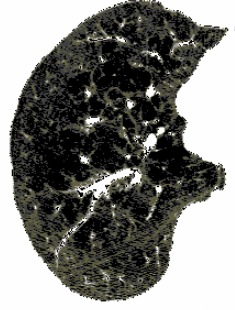
#> input picture Exposicion/Codigo/Watershed/gabor2.jpeg, 235 x 310 px
$ python watershed.py
#> lines starting #> are read from the running program, lines starting #| are printed output that depends on the picture; after the words box and inside, x2 and y2 are one past the last pixel; in counts of white or black regions, pixels touching at a corner belong together
import numpy as np
import cv2
from matplotlib import pyplot as plt

img = cv2.imread('gabor2.jpeg')
#> img is the input picture: shape (310, 235, 3); mean B, G, R 124.4, 127.9, 127.8
gray = cv2.cvtColor(img,cv2.COLOR_BGR2GRAY)
ret, thresh = cv2.threshold(gray,0,255,cv2.THRESH_BINARY_INV+cv2.THRESH_OTSU)
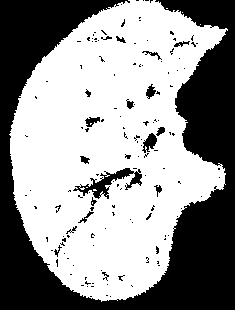
#> thresh: shape (310, 235); 58.8% white; 144 black regions (125 under 20 px), largest, box (x1, y1, x2, y2) and area: (0, 0, 235, 310) 27930, (73, 168, 142, 199) 687, (142, 133, 157, 153) 160
#> ret = 145

# noise removal
kernel = np.ones((3,3),np.uint8)
opening = cv2.morphologyEx(thresh,cv2.MORPH_OPEN,kernel, iterations = 2)
#> opening: shape (310, 235); 57.3% white; 67 black regions (46 under 20 px), largest, box (x1, y1, x2, y2) and area: (0, 0, 235, 310) 28267, (68, 168, 146, 223) 1125, (134, 127, 165, 158) 319

# sure background area
sure_bg = cv2.dilate(opening,kernel,iterations=3)
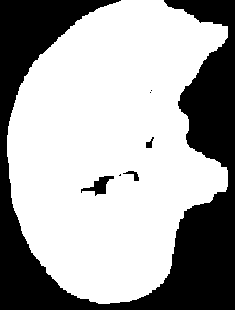
#> sure_bg: shape (310, 235); 65.4% white; 7 black regions (3 under 20 px), largest, box (x1, y1, x2, y2) and area: (0, 0, 235, 310) 24828, (81, 176, 114, 196) 263, (123, 171, 139, 181) 63, (146, 137, 154, 148) 46

# Finding sure foreground area
dist_transform = cv2.distanceTransform(opening,cv2.DIST_L2,5)
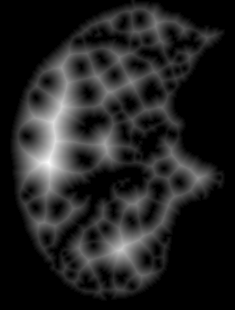
#> dist_transform: shape (310, 235) float32; min 0, max 33.17, mean 4.5; drawn with min black and max white
ret, sure_fg = cv2.threshold(dist_transform,0.9*dist_transform.max(),255,0)
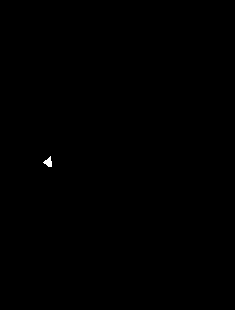
#> sure_fg: shape (310, 235) float32; 0.08% white; 1 white region, box (x1, y1, x2, y2) and area: (43, 156, 52, 167) 56
#> ret = 29.85

# Finding unknown region
sure_fg = np.uint8(sure_fg)
unknown = cv2.subtract(sure_bg,sure_fg)
#> unknown: shape (310, 235); 65.3% white; 8 black regions (3 under 20 px), largest, box (x1, y1, x2, y2) and area: (0, 0, 235, 310) 24828, (81, 176, 114, 196) 263, (123, 171, 139, 181) 63, (43, 156, 52, 167) 56, (146, 137, 154, 148) 46

# Marker labelling
ret, markers = cv2.connectedComponents(sure_fg)
#> ret = 2

# Add one to all labels so that sure background is not 0, but 1
markers = markers+1

# Now, mark the region of unknown with zero
markers[unknown==255] = 0
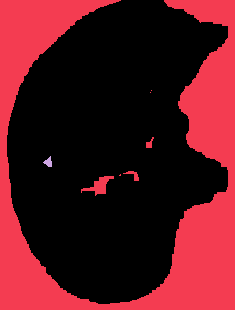
#> markers: shape (310, 235) int32; 3 distinct labels, from 0 to 2; one colour per label, 0 black

markers = cv2.watershed(img,markers)
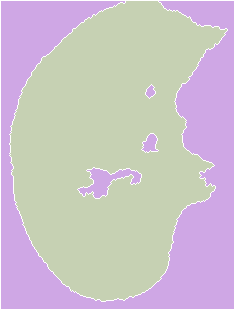
#> markers: shape (310, 235) int32; 3 distinct labels, from -1 to 2; one colour per label, 0 black, -1 white
img[markers == -1] = [255,0,0]
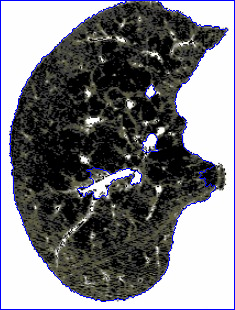
#> img: shape (310, 235, 3); 2.98% of pixels changed, all inside (x1, y1, x2, y2) = (0, 0, 235, 310)

imgplot = plt.imshow(markers)
#imgplot = plt.imshow(img)
plt.show()

$ run again, with Exposicion/Codigo/Watershed/abnormallung.JPG copied over Exposicion/Codigo/Watershed/gabor2.jpeg
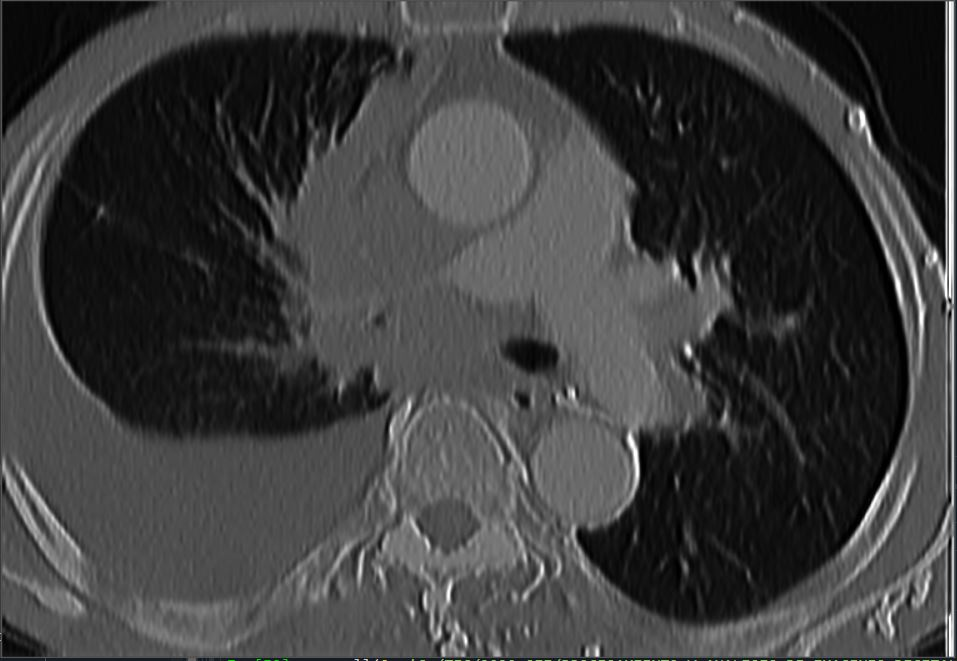
#> input picture Exposicion/Codigo/Watershed/abnormallung.JPG, 957 x 661 px
#> img is the input picture: shape (661, 957, 3); mean B, G, R 61.8, 61.8, 61.7
#> `ret, thresh = cv2.threshold(gray,0,255,cv2.THRESH_BINARY_INV+cv2.THRES..`:
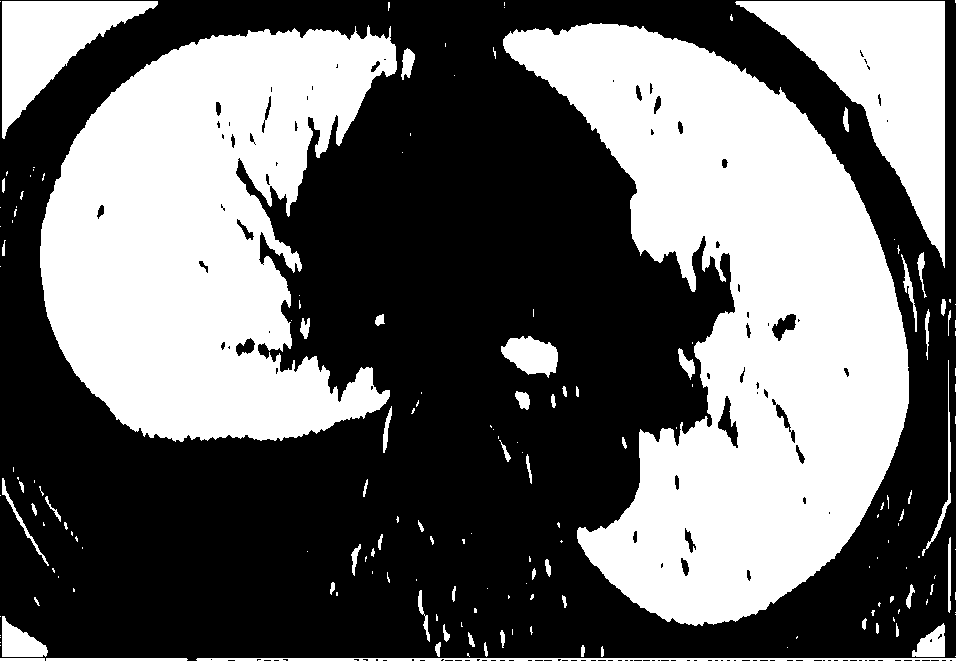
#> thresh: shape (661, 957); 41.7% white; 161 white regions (96 under 20 px), largest, box (x1, y1, x2, y2) and area: (503, 23, 909, 626) 124481, (40, 25, 397, 442) 96156, (735, 1, 945, 268) 21926
#> `ret, thresh = cv2.threshold(gray,0,255,cv2.THRESH_BINARY_INV+cv2.THRES..`: ret = 55
#> opening: shape (661, 957); 40.5% white; 47 white regions (8 under 20 px), largest, box (x1, y1, x2, y2) and area: (503, 24, 909, 625) 124088, (40, 30, 397, 441) 95545, (740, 1, 945, 257) 21883
#> sure_bg: shape (661, 957); 44.9% white; 36 white regions, largest, box (x1, y1, x2, y2) and area: (500, 21, 912, 628) 134220, (37, 27, 418, 444) 104469, (737, 0, 948, 260) 24313
#> `ret, sure_fg = cv2.threshold(dist_transform,0.9*dist_transform.max(),2..`: ret = 73.7
#> unknown: shape (661, 957); 44.7% white; 36 white regions, largest, box (x1, y1, x2, y2) and area: (500, 21, 912, 628) 134220, (37, 27, 418, 444) 103676, (737, 0, 948, 260) 24313
#> `ret, markers = cv2.connectedComponents(sure_fg)`: ret = 2
#> `img[markers == -1] = [255,0,0]`:
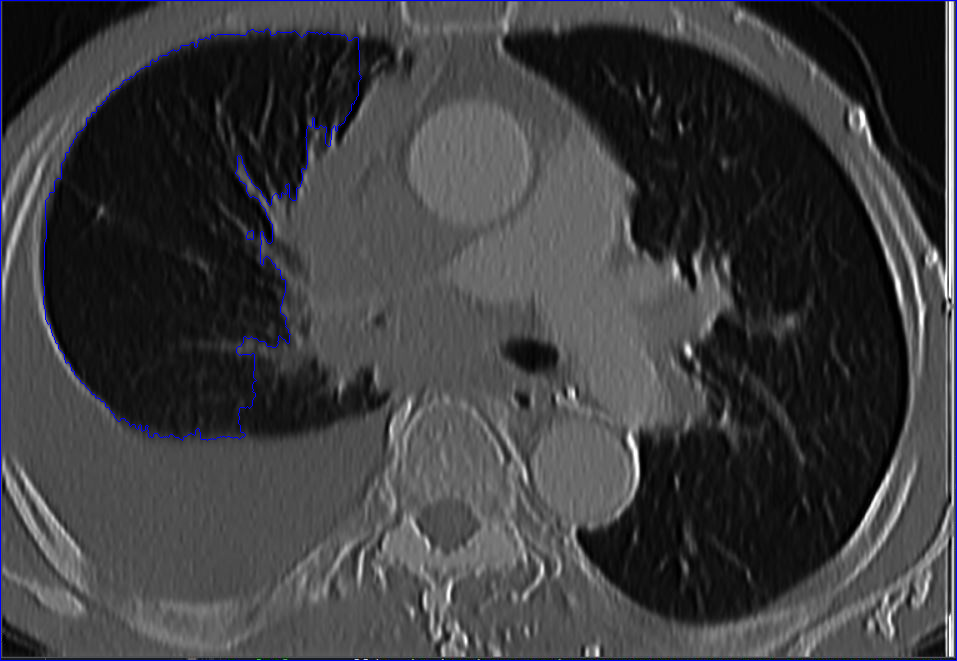
#> img: shape (661, 957, 3); 0.77% of pixels changed, all inside (x1, y1, x2, y2) = (0, 0, 957, 661)
